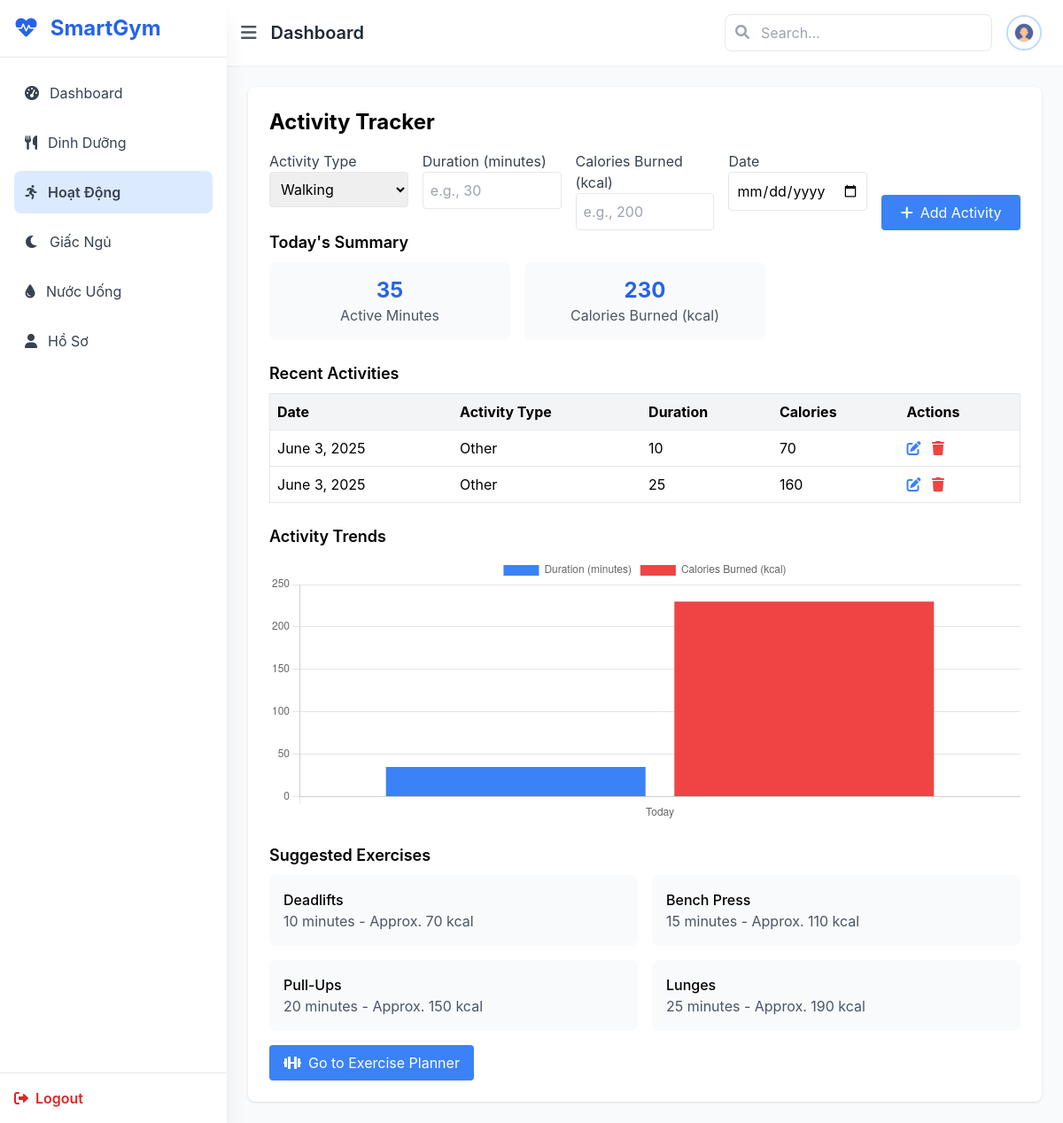
Screenshot of /activity/ (signed in) with the database file from the repository.
### fitness/models.py (models this page shows, shortened)
class Activity(models.Model):
    user = models.ForeignKey(settings.AUTH_USER_MODEL, on_delete=models.CASCADE)
    activity_type = models.CharField(max_length=50)
    duration_minutes = models.PositiveIntegerField()
    calories_burned = models.PositiveIntegerField()
    date = models.DateField()

class ExerciseSuggestion(models.Model):
    GOAL_CHOICES = [
        ('fat_loss', 'Fat Loss'),
        ('muscle_gain', 'Muscle Gain'),
        ('endurance', 'Endurance'),
        ('flexibility', 'Flexibility'),
        ('fitness', 'General Fitness'),
    ]
    LEVEL_CHOICES = [
        ('beginner', 'Beginner'),
        ('intermediate', 'Intermediate'),
        ('advanced', 'Advanced'),
    ]
    goal = models.CharField(max_length=20, choices=GOAL_CHOICES)
    level = models.CharField(max_length=20, choices=LEVEL_CHOICES)
    bmi_min = models.FloatField()
    bmi_max = models.FloatField()
    name = models.CharField(max_length=100)
    duration = models.IntegerField()  # minutes
    calories_burned = models.IntegerField()

### main/views.py (the view, shortened to what this page needs)
# urls.py: path('activity/', views.activity, name='activity'),
@login_required
def activity(request):
    user = request.user
    today = date.today()
    activities_today = Activity.objects.filter(user=user, date=today)
    summary = activities_today.aggregate(
        total_minutes=Sum('duration_minutes'),
        total_calories=Sum('calories_burned')
    )
    suggested_exercises = []
    try:
        plan = SavedExercisePlan.objects.get(user=user)
        suggested_exercises = ExerciseSuggestion.objects.filter(
            goal=plan.goal,
            level=plan.level,
            duration__lte=plan.duration,
            bmi_min__lte=user.bmi,
            bmi_max__gte=user.bmi
        )[:4]
    except SavedExercisePlan.DoesNotExist:
        pass
    return render(request, 'main/activity.html', {
        'activities_today': activities_today,
        'summary': summary,
        'suggested_exercises': suggested_exercises,
    })

### accounts/models.py (called while the page is built)
    @property
    def bmi(self):
        if self.height_cm and self.weight_kg:
            height_m = self.height_cm / 100
            return round(self.weight_kg / (height_m ** 2), 1)
        return None

### main/templates/main/activity.html (shortened to what this page needs)
{% extends 'main/base.html' %}
{% block content %}
<div class="bg-white p-6 rounded-lg shadow">
    <h2 class="text-2xl font-bold mb-4">Activity Tracker</h2>
    <form method="POST" class="grid grid-cols-1 md:grid-cols-5 gap-4">
        <div>
            <label class="block text-gray-700">Activity Type</label>
            <select name="activity_type" class="w-full p-2 border rounded">
                <option>Walking</option>
            </select>
        </div>
        <div>
            <label class="block text-gray-700">Duration (minutes)</label>
            <input type="number" name="duration" class="w-full p-2 border rounded" placeholder="e.g., 30" required>
        </div>
        <div>
            <label class="block text-gray-700">Calories Burned (kcal)</label>
            <input type="number" name="calories" class="w-full p-2 border rounded" placeholder="e.g., 200" required>
        </div>
        <div>
            <label class="block text-gray-700">Date</label>
            <input type="date" name="date" class="w-full p-2 border rounded" required>
        </div>
        <div class="flex items-end">
            <button type="submit" class="w-full bg-blue-500 text-white px-4 py-2 rounded hover:bg-blue-600">
                <i class="fas fa-plus mr-2"></i>Add Activity
            </button>
        </div>
    </form>
    <div class="mb-6">
        <h3 class="text-lg font-semibold mb-2">Today's Summary</h3>
        <div class="grid grid-cols-1 md:grid-cols-3 gap-4">
            <div class="bg-gray-50 p-4 rounded-lg text-center">
                <p class="text-2xl font-bold text-blue-600">{{ summary.total_minutes|default:0 }}</p>
                <p class="text-gray-600">Active Minutes</p>
            </div>
            <div class="bg-gray-50 p-4 rounded-lg text-center">
                <p class="text-2xl font-bold text-blue-600">{{ summary.total_calories|default:0 }}</p>
                <p class="text-gray-600">Calories Burned (kcal)</p>
            </div>
        </div>
    </div>
<div class="mb-6">
    <h3 class="text-lg font-semibold mb-2">Recent Activities</h3>
    <div class="overflow-x-auto">
        <table class="w-full text-left border border-gray-200">
            <thead class="bg-gray-100">
                <tr>
                    <th class="p-2 border-b">Date</th>
                    <th class="p-2 border-b">Activity Type</th>
                    <th class="p-2 border-b">Duration</th>
                    <th class="p-2 border-b">Calories</th>
                    <th class="p-2 border-b">Actions</th>
                </tr>
            </thead>
            <tbody>
                {% for entry in activities_today %}
                <tr class="border-b hover:bg-gray-50">
                    <td class="p-2">{{ entry.date }}</td>
                    <td class="p-2">{{ entry.activity_type }}</td>
                    <td class="p-2">{{ entry.duration_minutes }}</td>
                    <td class="p-2">{{ entry.calories_burned }}</td>
                    <td class="p-2">
                        <a href="{% url 'edit_activity' entry.id %}" class="text-blue-500 hover:text-blue-700 mr-2">
                            <i class="fas fa-edit"></i>
                        </a>
                        <a href="{% url 'delete_activity' entry.id %}" class="text-red-500 hover:text-red-700">
                            <i class="fas fa-trash"></i>
                        </a>
                    </td>
                </tr>
                {% empty %}
                <tr>
                    <td colspan="5" class="p-2 text-gray-500 text-center">No activities logged today.</td>
                </tr>
                {% endfor %}
            </tbody>
        </table>
    </div>
</div>
    <div class="mb-6">
        <h3 class="text-lg font-semibold mb-2">Activity Trends</h3>
        <div class="chart-container">
            <canvas id="activityChart"></canvas>
        </div>
    </div>
<div>
    <h3 class="text-lg font-semibold mb-2">Suggested Exercises</h3>
    <div class="grid grid-cols-1 md:grid-cols-2 gap-4">
        {% for ex in suggested_exercises %}
        <div class="bg-gray-50 p-4 rounded-lg">
            <h4 class="font-medium">{{ ex.name }}</h4>
            <p class="text-gray-600">{{ ex.duration }} minutes - Approx. {{ ex.calories_burned }} kcal</p>
        </div>
        {% empty %}
        <p class="text-gray-600 col-span-full">No saved exercise plan yet. Please <a href="{% url 'generate_exercises' %}" class="text-blue-600 underline">generate one</a>.</p>
        {% endfor %}
    </div>
     <div class="mt-4">
        <a href="{% url 'generate_exercises' %}">
            <button class="bg-blue-500 text-white px-4 py-2 rounded hover:bg-blue-600">
                <i class="fas fa-dumbbell mr-2"></i>Go to Exercise Planner
            </button>
        </a>
    </div>
</div>
</div>
<script>
    function updateChart() {
        fetch("{% url 'activity-data' %}") // Gọi API Django
            .then(response => response.json())
            .then(data => {
                if (typeof data.total_minutes !== "undefined" && typeof data.total_calories !== "undefined") {
                    activityChart.data.datasets[0].data = [data.total_minutes];  // Cập nhật thời gian tập
                    activityChart.data.datasets[1].data = [data.total_calories];  // Cập nhật calories đốt
                    activityChart.update(); // Cập nhật biểu đồ ngay lập tức
                } else {
                    console.error("Dữ liệu từ API bị lỗi:", data);
                }
            })
            .catch(error => console.error("Lỗi khi lấy dữ liệu từ API:", error)); // Bắt lỗi nếu API gặp sự cố
    }
    document.addEventListener("DOMContentLoaded", function () {
        updateChart(); // Cập nhật biểu đồ khi tải trang
    });
    const activityCtx = document.getElementById("activityChart").getContext("2d");
    const activityChart = new Chart(activityCtx, {
        type: "bar",
        data: {
            labels: ["Today"],
            datasets: [
                {
                    label: "Duration (minutes)",
                    data: [Number("{{ summary.total_minutes|default:0 }}")],
                    backgroundColor: "rgb(59, 130, 246)"
                },
                {
                    label: "Calories Burned (kcal)",
                    data: [Number("{{ summary.total_calories|default:0 }}")],
                    backgroundColor: "rgb(239, 68, 68)"
                }
            ]
        },
        options: {
            responsive: true,
            maintainAspectRatio: false
        }
    });
    document.querySelector("form").addEventListener("submit", function(event) {
        setTimeout(updateChart, 500); // Cập nhật ngay sau khi nhập bài tập mới
    });
</script>
{% endblock %}

### main/static/css/styles.css (style rules this page uses)
body { font-family: "Inter", sans-serif; }
.chart-container { position: relative; height: 300px; }

### rows the page displays
Activity: date "June 3, 2025", activity_type "Other", duration_minutes "10", calories_burned "70"
Activity: date "June 3, 2025", activity_type "Other", duration_minutes "25", calories_burned "160"
ExerciseSuggestion: name "Deadlifts", duration "10", calories_burned "70"
ExerciseSuggestion: name "Bench Press", duration "15", calories_burned "110"
ExerciseSuggestion: name "Pull-Ups", duration "20", calories_burned "150"
ExerciseSuggestion: name "Lunges", duration "25", calories_burned "190"

### other values shown
{{ summary.total_minutes|default:0 }} "35"
{{ summary.total_calories|default:0 }} "230"
